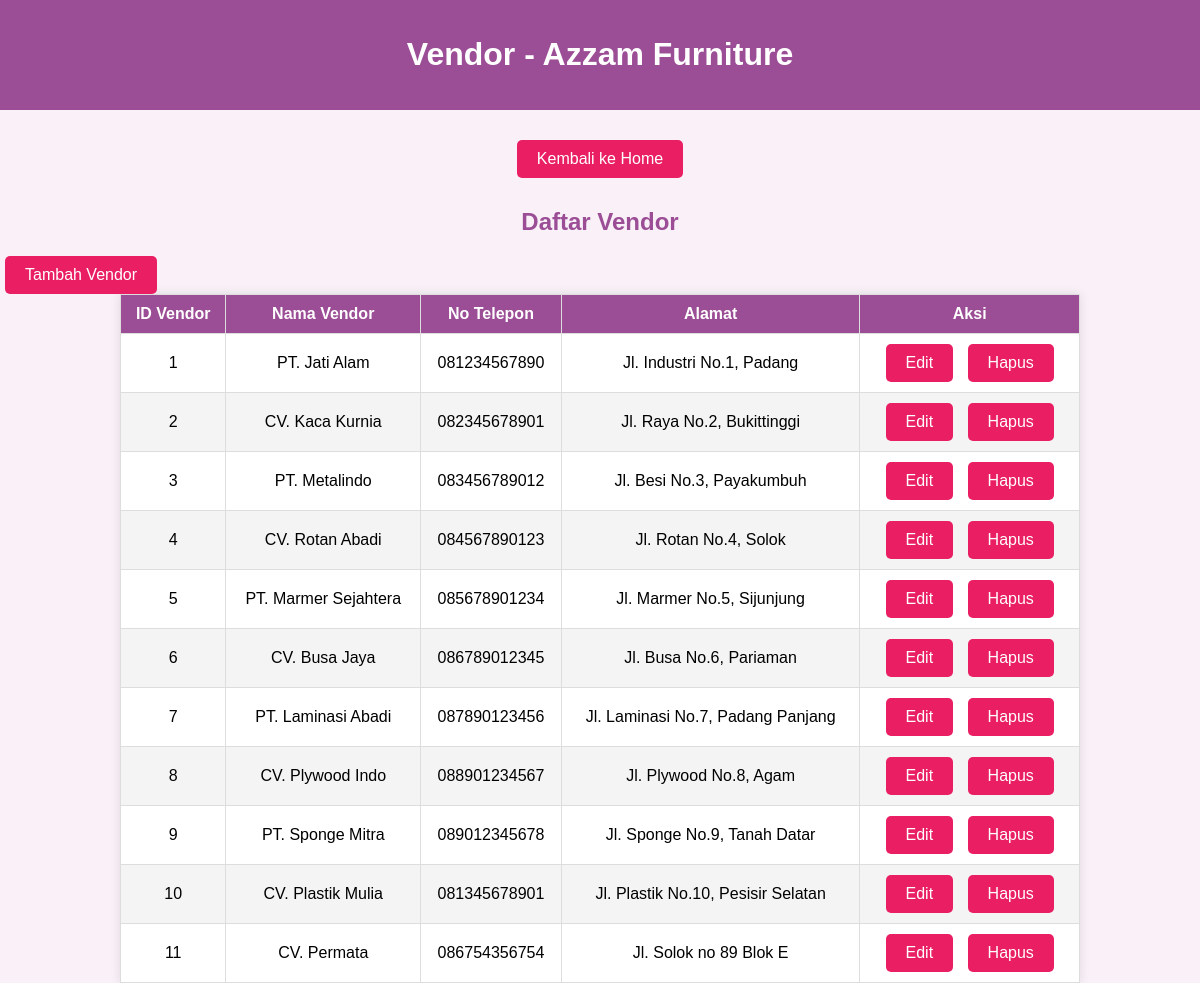
The app's page /vendor.php with its own data.
### tables this page shows
CREATE TABLE `vendor` (
  `id_vendor` int(12) NOT NULL,
  `nama_vendor` varchar(50) NOT NULL,
  `no_telp_vendor` varchar(15) NOT NULL,
  `alamat_vendor` varchar(100) NOT NULL
);

### vendor.php (the view, shortened to what this page needs)
<?php
include('database_project.php');
$sql = "SELECT * FROM vendor";
$result = $conn->query($sql);
?>
<!DOCTYPE html>
<html lang="id">
<head>
    <link rel="stylesheet" href="style.css">
</head>
<body>
<header>
    <h1>Vendor - Azzam Furniture</h1>
</header>
<nav>
    <a href="index.php">Kembali ke Home</a>
</nav>
<h2>Daftar Vendor</h2>
<a href="vendor_insert.php" class="button">Tambah Vendor</a>
<table border="1" cellpadding="10" cellspacing="0">
    <thead>
        <tr>
            <th>ID Vendor</th>
            <th>Nama Vendor</th>
            <th>No Telepon</th>
            <th>Alamat</th>
            <th>Aksi</th>
        </tr>
    </thead>
    <tbody>
        <?php while($row = $result->fetch_assoc()): ?>
            <tr>
                <td><?php echo $row['id_vendor']; ?></td>
                <td><?php echo $row['nama_vendor']; ?></td>
                <td><?php echo $row['no_telp_vendor']; ?></td>
                <td><?php echo $row['alamat_vendor']; ?></td>
                <td>
                    <a href="vendor_edit.php?id=<?php echo $row['id_vendor']; ?>" class="button">Edit</a>
                    <a href="vendor_delete.php?id=<?php echo $row['id_vendor']; ?>" class="button" onclick="return confirm('Apakah Anda yakin ingin menghapus?')">Hapus</a>
                </td>
            </tr>
        <?php endwhile; ?>
    </tbody>
</table>
</body>
</html>

### style.css (style rules this page uses)
body { font-family: Arial, sans-serif; margin: 0; padding: 0; background-color: #f9f0f8; }
header { background-color: #9b4d96; color: white; padding: 15px; text-align: center; }
nav { display: flex; flex-wrap: wrap; justify-content: center; margin: 20px; }
nav a { background-color: #e91e63; color: white; padding: 10px 20px; margin: 10px; text-decoration: none; border-radius: 5px; font-size: 16px; }
h2 { text-align: center; font-size: 24px; color: #9b4d96; margin-bottom: 20px; }
a.button { display: block; text-align: center; background-color: #e91e63; color: white; padding: 10px 20px; border-radius: 5px; text-decoration: none; font-size: 16px; margin: 0 auto 20px auto; }
table { width: 80%; margin: 0 auto; border-collapse: collapse; background-color: #fff; box-shadow: 0 0 10px rgba(0, 0, 0, 0.1); }
table th, table td { text-align: center; padding: 10px; border: 1px solid #ddd; }
table th { background-color: #9b4d96; color: white; }
table tbody tr:nth-child(even) { background-color: #f4f4f4; }
a.button { background-color: #e91e63; color: white; padding: 5px 10px; border-radius: 5px; text-decoration: none; font-size: 14px; margin: 0 5px; }
a.button { display: inline-block; background-color: #e91e63; color: white; padding: 10px 20px; border-radius: 5px; text-decoration: none; font-size: 16px; text-align: center; }

### records on screen
vendor: id_vendor "1", nama_vendor "PT. Jati Alam", no_telp_vendor "081234567890", alamat_vendor "Jl. Industri No.1, Padang"
vendor: id_vendor "2", nama_vendor "CV. Kaca Kurnia", no_telp_vendor "082345678901", alamat_vendor "Jl. Raya No.2, Bukittinggi"
vendor: id_vendor "3", nama_vendor "PT. Metalindo", no_telp_vendor "083456789012", alamat_vendor "Jl. Besi No.3, Payakumbuh"
vendor: id_vendor "4", nama_vendor "CV. Rotan Abadi", no_telp_vendor "084567890123", alamat_vendor "Jl. Rotan No.4, Solok"
vendor: id_vendor "5", nama_vendor "PT. Marmer Sejahtera", no_telp_vendor "085678901234", alamat_vendor "Jl. Marmer No.5, Sijunjung"
vendor: id_vendor "6", nama_vendor "CV. Busa Jaya", no_telp_vendor "086789012345", alamat_vendor "Jl. Busa No.6, Pariaman"
vendor: id_vendor "7", nama_vendor "PT. Laminasi Abadi", no_telp_vendor "087890123456", alamat_vendor "Jl. Laminasi No.7, Padang Panjang"
vendor: id_vendor "8", nama_vendor "CV. Plywood Indo", no_telp_vendor "088901234567", alamat_vendor "Jl. Plywood No.8, Agam"
vendor: id_vendor "9", nama_vendor "PT. Sponge Mitra", no_telp_vendor "089012345678", alamat_vendor "Jl. Sponge No.9, Tanah Datar"
vendor: id_vendor "10", nama_vendor "CV. Plastik Mulia", no_telp_vendor "081345678901", alamat_vendor "Jl. Plastik No.10, Pesisir Selatan"
vendor: id_vendor "11", nama_vendor "CV. Permata", no_telp_vendor "086754356754", alamat_vendor "Jl. Solok no 89 Blok E"
